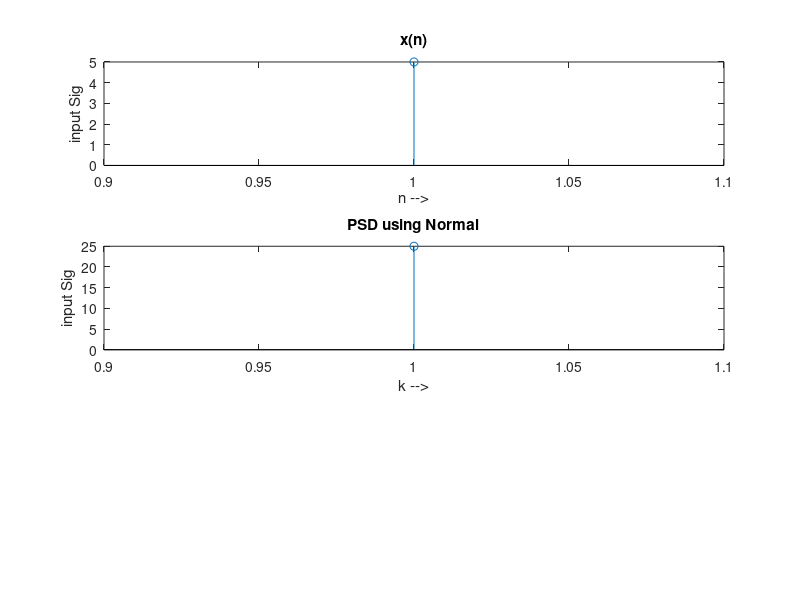

MATLAB code for this plot: (Note: this script raises an error after producing the figure.)
inputSig = input('Enter InputSig :');
N = length(inputSig);
n = 0:(N-1);
xK = fft(inputSig);

% Parseval's Energy Theorm PSD
Pk = (xK .* conj(xK))/N;

subplot(311)
stem(inputSig);
xlabel('n -->');
ylabel('input Sig');
title('x(n)');
subplot(312);
stem(Pk);
xlabel('k -->');
ylabel('input Sig');
title('PSD using Normal');

% Using Weiner Khinchin Rel'n
PkWc = fft(autocorr(inputSig));
subplot(313)
stem(PkWc)
xlabel('k -->');
ylabel('input Sig');
title('PSD using Weiner Khinchin');


